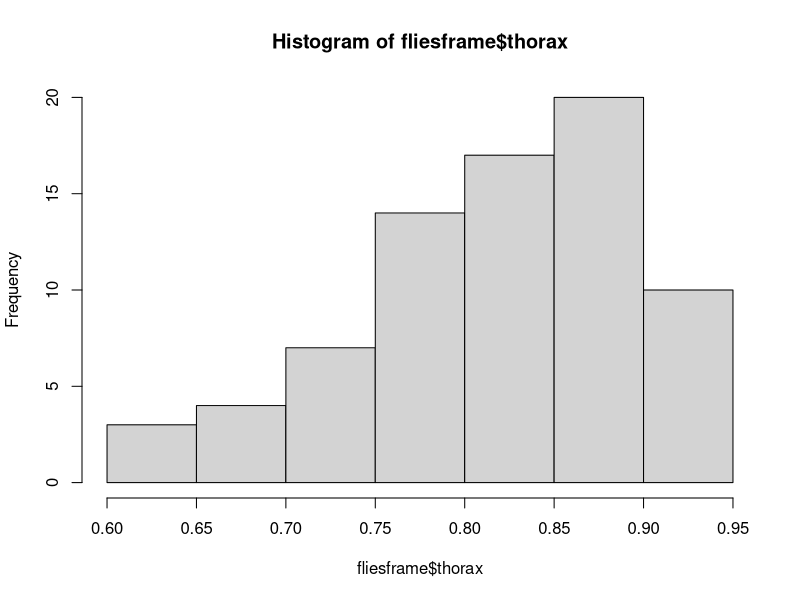
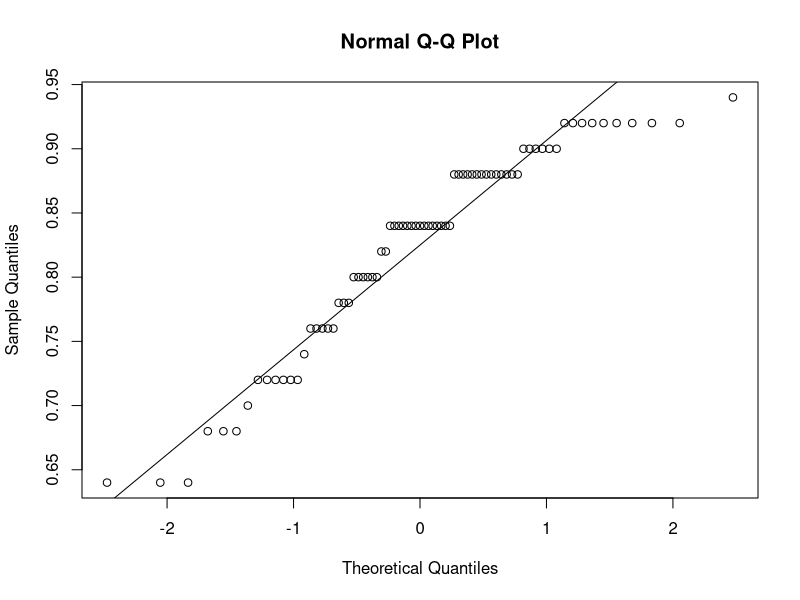
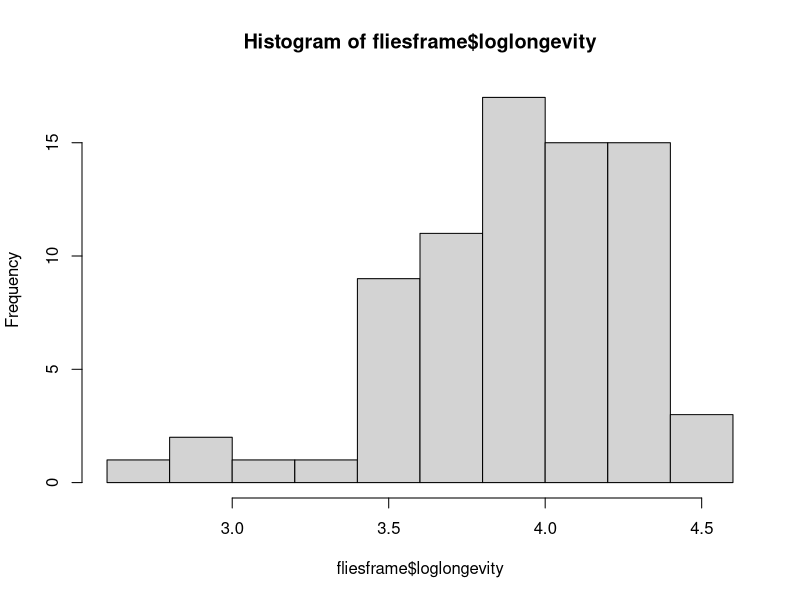
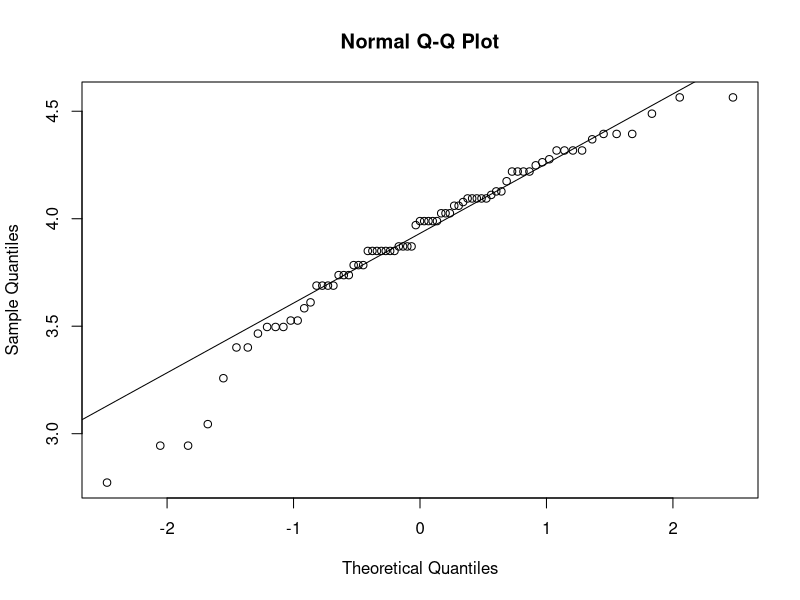
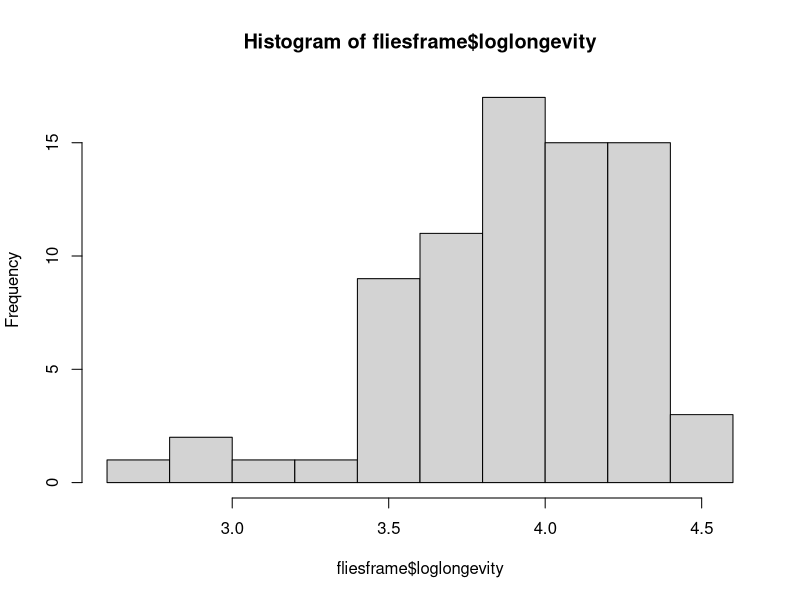
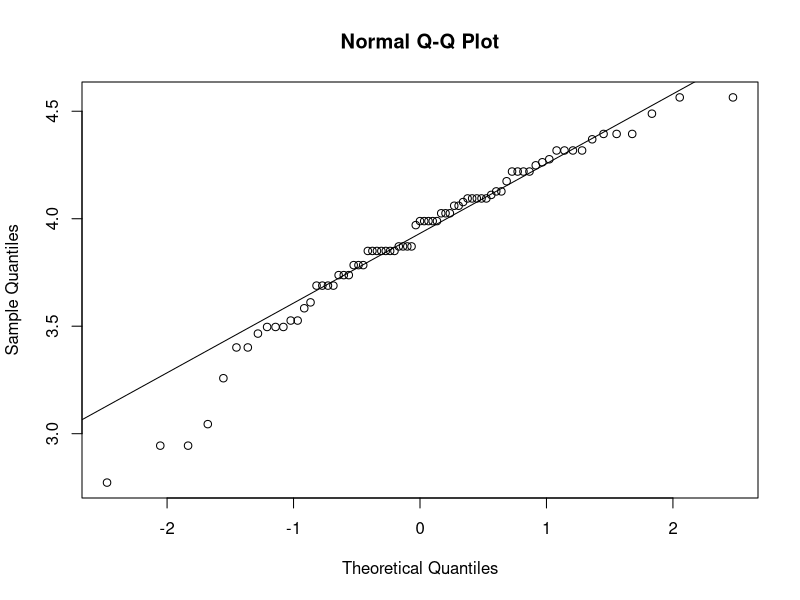

The R source for these figures, in order: (Note: this script raises an error after producing the figures.)
## ---- chunk 1
fruitflies_data = read.table("fruitflies.txt",header=TRUE)
thorax = fruitflies_data$thorax
longevity = fruitflies_data$longevity
loglongevity = log(longevity)
activity = fruitflies_data$activity
## ---- chunk 2
fliesframe = data.frame(thorax=fruitflies_data$thorax,longevity=fruitflies_data$longevity,activity=fruitflies_data$activity,loglongevity=log(fruitflies_data$longevity))

hist(fliesframe$thorax)
qqnorm(fliesframe$thorax)
qqline(fliesframe$thorax)
shapiro.test(fliesframe$thorax)
#Not normal

hist(fliesframe$loglongevity)
qqnorm(fliesframe$loglongevity)
qqline(fliesframe$loglongevity)
shapiro.test(fliesframe$longevity)
#Doubtful normality. Probably not normal but shapiro says could be normal

hist(fliesframe$loglongevity)
qqnorm(fliesframe$loglongevity)
qqline(fliesframe$loglongevity)
shapiro.test(fliesframe$loglongevity)
#Not normal
## ---- chunk 3

plot(loglongevity, activity, col = factor(activity))
legend("topleft",
       legend = levels(factor(activity)),
       pch = 19,
       col = factor(levels(factor(activity))))
plot(loglongevity, thorax, col = factor(activity))
legend("topleft",
       legend = levels(factor(activity)),
       pch = 19,
       col = factor(levels(factor(activity))))
# TROUBLES TRYING TO GET THE SLOPE IN THERE AS WELL ! 
#plot(fruitflies_data$loglongevity, fruitflies_data$thorax, pch=unclass(fruitflies_data$activity))
#for (i in 1:3) abline(lm(fruitflies_data$loglongevity~fruitflies_data$thorax, data=fruitflies_data[activity==i,])) 
#slide 13 to get the slope
plot(thorax~loglongevity,pch=as.character(activity))


## ---- chunk 4
qqnorm(residuals(model1)) #whereas model1 = lm(loglongevity~thorax + activity,data=fruitflies_data)
plot(fitted(model1),residuals(model1))
abline(0,0)
plot(loglongevity~thorax,pch=unclass(activity))
#abline(lm(loglongevity~thorax, activity =="high"))
## ---- chunk 5
activity = as.factor(fruitflies_data$activity)
model = lm(loglongevity~activity,data=fruitflies_data)

anova(model)  # influence sexual activity on longevity, pvalue = 1.798e-07
summary(model) #to find the estimates of the three groups
## ---- chunk 6
#method 2 to achieves estimates (this gives the same results)
aggregate(x= loglongevity,
          by = list(activity),
          FUN=mean)

## ---- chunk 7
model1 = lm(loglongevity~thorax + activity,data=fruitflies_data) # thorax as explanatory variable/ factor
anova(model1) # only the p-value of activity is relevant! pvalue = 4e-09


## ---- chunk 8
#model1 = lm(loglongevity~thorax + activity,data=fruitflies_data)
#model = lm(loglongevity~activity,data=fruitflies_data)

drop1(model1, test="F") # here all the p-values are relevant!
anova(model1, model)
## ---- chunk 9
#model1 = lm(loglongevity~thorax + activity,data=fruitflies_data)
#model = lm(loglongevity~activity,data=fruitflies_data)
summary(model1) # including the thorax!! 
## ---- chunk 10
# EXTRA! 
confint(model1)
## ---- chunk 11
# QUESTION : How does thorax length influence longevity? 
#model1 = lm(loglongevity~thorax + activity,data=fruitflies_data)
model0 = lm(loglongevity~thorax,data=fruitflies_data)
anova(model0)
anova(model0,model2)
#summary(model0) #pvalue thorax = 3.15e-13
#anova(model0) # pvalue thorax = 3.151e-13
## ---- chunk 12
#Question: using an appropriate test whether the dependence of thorax length is similar under all three conditions of sexual activity.
model2= lm(loglongevity~thorax*activity,data=fruitflies_data); # here we take the thorax into consideration 
#model0 = lm(loglongevity~thorax,data=fruitflies_data)
anova(model2) # pvalue thorax:activity =  0.1536, 
summary(model2)
anova(model0, model2) #pvalue = 1.753e-08 which means that there is a stat signif difference between the two models. Which can be explained by the fact that thorax is statistic signi in one model and not in the other. 
## ---- chunk 13
#Question: Investigate graphically and see whether this dependence is similar under all three conditions of sexual activity.

fliesframe$thorax = as.numeric(fliesframe$thorax)
flieshigh = fliesframe[which(fliesframe$activity=="high"),]
flieshigh

fliesisolated = fliesframe[which(fliesframe$activity=="isolated"),]
fliesisolated

flieslow = fliesframe[which(fliesframe$activity=="low"),]
flieslow

plot(flieshigh$thorax,flieshigh$loglongevity,main="High activity with loglongevity")
plot(fliesisolated$thorax,fliesisolated$loglongevity,main="Isolated activity with loglongevity")
plot(flieslow$thorax,flieslow$loglongevity,main="Low activity with loglongevity")

fliesframe$thorax = as.factor(fliesframe$thorax)
boxplot(loglongevity~thorax+activity,data=fliesframe)

interaction.plot(fliesframe$thorax,fliesframe$activity,fliesframe$loglongevity)

plot(fliesframe$loglongevity~fliesframe$thorax,pch=as.character(fliesframe$activity))

plot(thorax, loglongevity, col = factor(activity))
legend("topleft",
       legend = levels(factor(activity)),
       pch = 19,
       col = factor(levels(factor(activity))))
## ---- chunk 14
#model1 = lm(loglongevity~thorax + activity,data=fruitflies_data) # thorax as explanatory variable/ factor
#model2= lm(loglongevity~thorax*activity,data=fruitflies_data);
model3= lm(longevity~thorax,data=fruitflies_data) 
#model0 = lm(loglongevity~thorax,data=fruitflies_data)
anova(model3) #thorax pvalue = 1.705e-11
anova(model0) #thorax pvalue = 3.151e-13

model4 =  lm(longevity~thorax*activity,data=fruitflies_data) 
#model2= lm(loglongevity~thorax*activity,data=fruitflies_data)

anova(model4) #thorax:activity pvalue = 0.9435
anova(model2) #thorax:activity pvalue = 0.1536 



## ---- chunk 15
anova(model3,model4) #pvalue = 4.573e-07
anova(model0,model2) #pvalue = 1.753e-08

